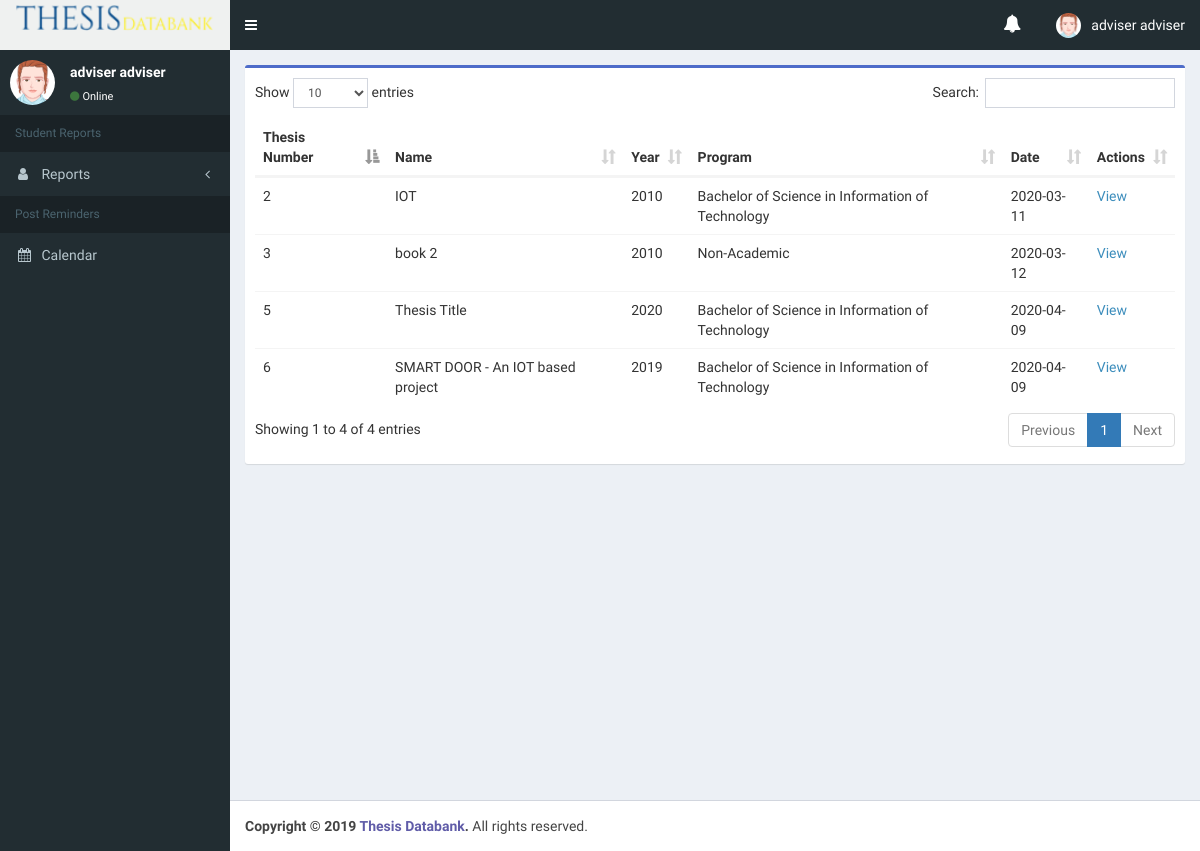
The page /librarian/index.php (signed in) on the database its author committed.
### tables this page shows
CREATE TABLE `thesis_table` (
  `id` int(11) NOT NULL,
  `course` varchar(255) NOT NULL,
  `thesis_name` varchar(250) NOT NULL,
  `thesis_pdf_file` varchar(250) NOT NULL,
  `thesis_year` varchar(100) NOT NULL,
  `date_created` date NOT NULL
);

CREATE TABLE `programs` (
  `id` tinyint(1) NOT NULL,
  `code` varchar(10) NOT NULL,
  `description` varchar(100) NOT NULL
);

### librarian/index.php (the view, shortened to what this page needs)
<?php
	include("../config/connectdb.php");
?>
<!DOCTYPE html>
<html>
<head>
    <link rel="stylesheet" href="../css/bootstrap/bootstrap.min.css">
    <link rel="stylesheet" href="../css/font-awesome/font-awesome.min.css">
    <link rel="stylesheet" href="../css/sweetalert/sweetalert.css">
    <link rel="stylesheet" href="../template/bower_components/datatables.net-bs/css/dataTables.bootstrap.min.css">
    <link rel="stylesheet" href="../template/dist/css/AdminLTE.min.css">
    <link rel="stylesheet" href="../template/dist/css/skins/skin-green.min.css">
    <link rel="stylesheet" href="css/main-admin.css">
    <link rel="stylesheet" href="css/validation.css">
    <link rel="stylesheet" href="css/custom.css">
</head>
<?php
    $pdo = tdbDatabase::connect();
    $sql = 'SELECT * FROM thesis_table';
    $thesis_list = $pdo->query($sql)->fetchAll();
?>
<body class="hold-transition skin-green sidebar-mini fixed">
    <div class="wrapper">
        <?php
                include("../includes/navbar.php");
                include("../includes/sidebar.php");
            ?>
        <div class="content-wrapper">
            <section class="content">
                <div class="row">
                    <div class="col-md-12">
                        <div class="box box-info border-blue">
                            <div class="box-body">
                                <table id="tblThesis" class="table">
                                    <thead>
                                        <tr>
                                            <th scope="col">Thesis Number</th>
                                            <th scope="col">Name</th>
                                            <th scope="col">Year</th>
                                            <th scope="col">Program</th>
                                            <th scope="col">Date</th>
                                            <th scope="col">Actions</th>
                                        </tr>
                                    </thead>
                                    <tbody>
                                        <?php
                                                                if(!empty($thesis_list)){
                                                                    foreach ($thesis_list as $v) {
                                                                    ?>
                                        <tr>
                                            <td scope="row"><?php print $v['id']; ?></td>
                                            <td><?php print $v['thesis_name']; ?></td>
                                            <td><?php print $v['thesis_year']; ?></td>
                                            <td>
                                                    <?php
                                                        $course_sql = "SELECT * FROM programs WHERE id = ".$v['course']."";
                                                        $course_res = mysqli_query($con, $course_sql);
                                                        while($row = mysqli_fetch_assoc($course_res)) {
                                                            echo $row['description'];
                                                        }
                                                    ?>
                                                </td>
                                            <td><?php print $v['date_created']; ?></td>
                                            <td><a href="view-thesis.php?id=<?php print $v['id']; ?>">View</a> </td>
                                        </tr>
                                        <?php
                                                                    }
                                                                }
                                                                else {
                                                                    ?>
                                        <p class="alert alert-info">Thesis directory is empty.</p>
                                        <?php
                                                                }
                                                            ?>
                                    </tbody>
                                </table>
                            </div>
                        </div>
                    </div>
                </div>
        </div>
    </div>
    <?php include('../includes/footer.php');?>
</body>
</html>

### librarian/css/main-admin.css (style rules this page uses)
.border-blue { border-top: 3px solid #4E6CC9 !important; }

### rows shown on the page
thesis_table: id "2", thesis_name "IOT", thesis_year "2010", date_created "2020-03-11"
programs: description "Bachelor of Science in Information of Technology"
thesis_table: id "3", thesis_name "book 2", thesis_year "2010", date_created "2020-03-12"
programs: description "Non-Academic"
thesis_table: id "5", thesis_name "Thesis Title", thesis_year "2020", date_created "2020-04-09"
thesis_table: id "6", thesis_name "SMART DOOR - An IOT based project", thesis_year "2019", date_created "2020-04-09"

### other values the page prints
$_SESSION['fname'] "adviser"
$_SESSION['lname'] "adviser"
